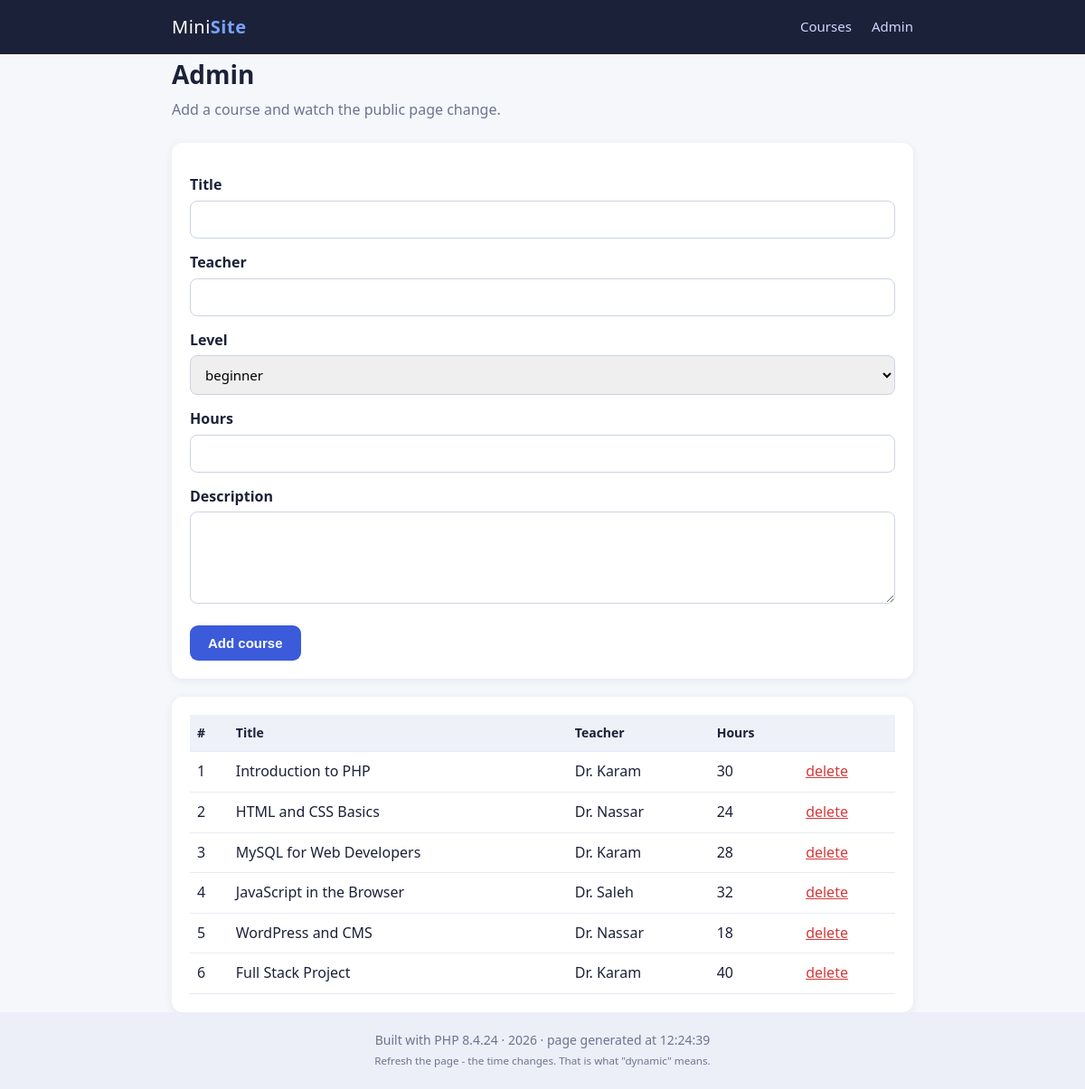
Page /10-dynamic-page/admin.php on the committed database.
### tables this page shows
CREATE TABLE courses (
    id          INT AUTO_INCREMENT PRIMARY KEY,
    title       VARCHAR(120) NOT NULL,
    teacher     VARCHAR(80),
    level       VARCHAR(20),
    hours       INT,
    description TEXT,
    created     DATETIME DEFAULT CURRENT_TIMESTAMP
);

### 10-dynamic-page/admin.php (the view, shortened to what this page needs)
<?php
require "includes/db.php";
$courses = mysqli_query($conn, "SELECT id, title, teacher, hours FROM courses ORDER BY id");
require "includes/header.php";
?>
<h1>Admin</h1>
<p class="sub">Add a course and watch the public page change.</p>
<div class="card">
<form class="stack" method="post">
    <label for="title">Title</label>
    <input type="text" id="title" name="title">
    <label for="teacher">Teacher</label>
    <input type="text" id="teacher" name="teacher">
    <label for="level">Level</label>
    <select id="level" name="level">
        <option value="beginner">beginner</option>
    </select>
    <label for="hours">Hours</label>
    <input type="text" id="hours" name="hours">
    <label for="description">Description</label>
    <textarea id="description" name="description" rows="4"></textarea>
    <button class="btn" type="submit" style="margin-top:16px">Add course</button>
</form>
</div>
<div class="card" style="margin-top:20px">
<table>
    <tr><th>#</th><th>Title</th><th>Teacher</th><th>Hours</th><th></th></tr>
    <?php while ($c = mysqli_fetch_assoc($courses)): ?>
        <tr>
            <td><?= $c["id"] ?></td>
            <td><?= htmlspecialchars($c["title"]) ?></td>
            <td><?= htmlspecialchars($c["teacher"]) ?></td>
            <td><?= (int)$c["hours"] ?></td>
            <td><a class="danger" href="?delete=<?= $c["id"] ?>"
                   onclick="return confirm('Delete this course?')">delete</a></td>
        </tr>
    <?php endwhile; ?>
</table>
</div>
<?php
require "includes/footer.php";

### 10-dynamic-page/style.css (style rules this page uses)
* { box-sizing: border-box; margin: 0; padding: 0; }
body { font-family: system-ui, "Segoe UI", sans-serif; background: #f5f7fb; color: #1b2138; line-height: 1.6; }
h1 { font-size: 28px; margin-bottom: 4px; }
.sub { color: #6b7490; margin-bottom: 24px; }
.searchbar button, .btn { padding: 11px 20px; border: 0; border-radius: 9px; background: #3b5bdb; color: #fff; font-weight: 600; cursor: pointer; text-decoration: none; display: inline-block; font-size: 15px; }
.card { background: #fff; border-radius: 12px; padding: 20px; box-shadow: 0 2px 10px rgba(20,30,60,.07); }
form.stack label { display: block; font-weight: 600; margin-top: 14px; margin-bottom: 4px; }
form.stack input, form.stack select, form.stack textarea { width: 100%; padding: 10px 12px; border: 1px solid #ccd3e5; border-radius: 8px; font-family: inherit; font-size: 15px; }
table { width: 100%; border-collapse: collapse; }
th, td { text-align: left; padding: 9px 8px; border-bottom: 1px solid #e6eaf3; }
th { background: #eef1f8; font-size: 14px; }
.danger { color: #d43b3b; }

### rows in the picture
courses: id "1", title "Introduction to PHP", teacher "Dr. Karam", hours "30"
courses: id "2", title "HTML and CSS Basics", teacher "Dr. Nassar", hours "24"
courses: id "3", title "MySQL for Web Developers", teacher "Dr. Karam", hours "28"
courses: id "4", title "JavaScript in the Browser", teacher "Dr. Saleh", hours "32"
courses: id "5", title "WordPress and CMS", teacher "Dr. Nassar", hours "18"
courses: id "6", title "Full Stack Project", teacher "Dr. Karam", hours "40"

### other values in the picture
PHP_VERSION "8.4.24"
